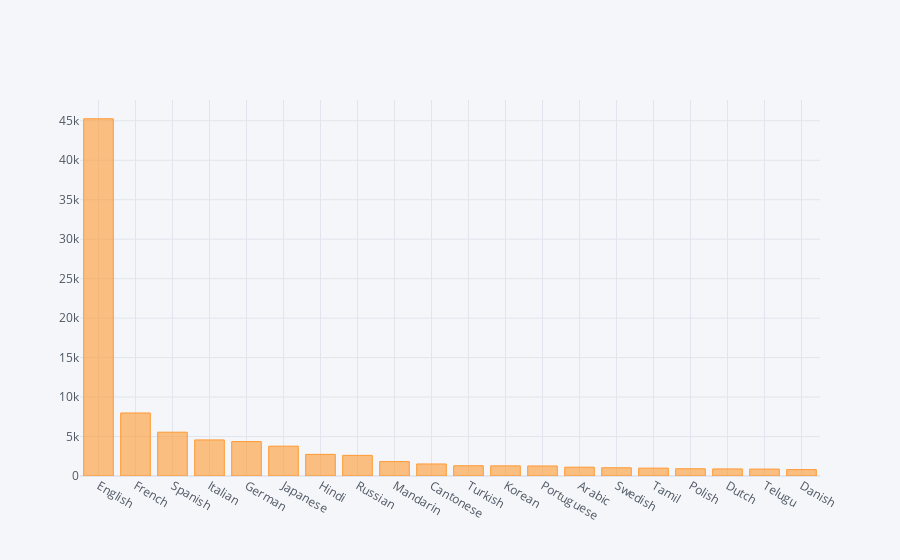

Notebook cell for this chart:
### Code cell
language = data['language'].str.cat(sep = ',')
Graph_1 = pd.Series(language.split(','))

Graph_1.value_counts()[:20].iplot(kind='bar')

### Figure 1 — Plotly figure (JSON) as saved in the notebook; plotly's stock layout.template omitted (floating-point values rounded to 4 significant figures)
{"data": [{"marker": {"color": "rgba(255, 153, 51, 0.6)", "line": {"color": "rgba(255, 153, 51, 1.0)", "width": 1}}, "name": "None", "orientation": "v", "text": "", "type": "bar", "x": ["English", "French", "Spanish", "Italian", "German", "Japanese", "Hindi", "Russian", "Mandarin", "Cantonese", "Turkish", "Korean", "Portuguese", "Arabic", "Swedish", "Tamil", "Polish", "Dutch", "Telugu", "Danish"], "y": [45252, 7982, 5548, 4571, 4360, 3778, 2738, 2613, 1826, 1523, 1298, 1283, 1268, 1116, 1042, 997, 919, 893, 871, 811]}], "layout": {"legend": {"bgcolor": "#F5F6F9", "font": {"color": "#4D5663"}}, "paper_bgcolor": "#F5F6F9", "plot_bgcolor": "#F5F6F9", "title": {"font": {"color": "#4D5663"}}, "xaxis": {"gridcolor": "#E1E5ED", "showgrid": true, "tickfont": {"color": "#4D5663"}, "title": {"font": {"color": "#4D5663"}, "text": ""}, "zerolinecolor": "#E1E5ED"}, "yaxis": {"gridcolor": "#E1E5ED", "showgrid": true, "tickfont": {"color": "#4D5663"}, "title": {"font": {"color": "#4D5663"}, "text": ""}, "zerolinecolor": "#E1E5ED"}}}
